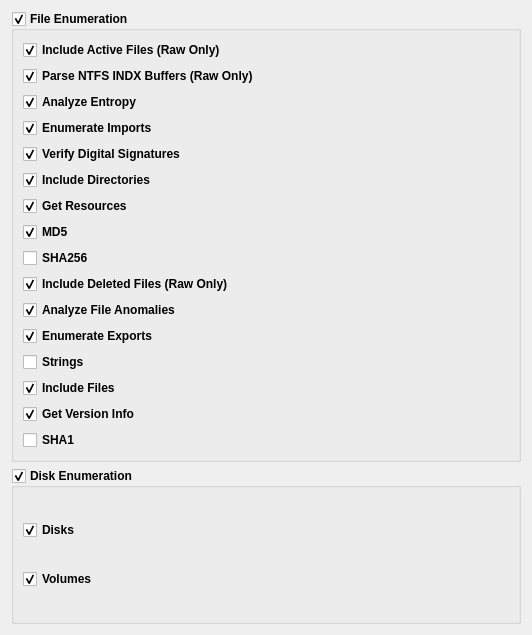
           <widget class="QWidget" name="scrollAreaWidgetContents_5">
            <property name="geometry">
             <rect>
              <x>0</x>
              <y>-176</y>
              <width>532</width>
              <height>635</height>
             </rect>
            </property>
            <layout class="QGridLayout" name="gridLayout_23">
             <item row="0" column="0">
              <widget class="QGroupBox" name="disk_FileEnumeration_group_2">
               <property name="font">
                <font>
                 <pointsize>9</pointsize>
                 <weight>75</weight>
                 <bold>true</bold>
                </font>
               </property>
               <property name="title">
                <string>File Enumeration</string>
               </property>
               <property name="flat">
                <bool>true</bool>
               </property>
               <property name="checkable">
                <bool>true</bool>
               </property>
               <property name="checked">
                <bool>true</bool>
               </property>
               <layout class="QGridLayout" name="gridLayout_24">
                <item row="0" column="0">
                 <widget class="QCheckBox" name="checkBox_115">
                  <property name="text">
                   <string>Include Active Files (Raw Only)</string>
                  </property>
                  <property name="checked">
                   <bool>true</bool>
                  </property>
                 </widget>
                </item>
                <item row="1" column="0">
                 <widget class="QCheckBox" name="checkBox_116">
                  <property name="text">
                   <string>Parse NTFS INDX Buffers (Raw Only)</string>
                  </property>
                  <property name="checked">
                   <bool>true</bool>
                  </property>
                 </widget>
                </item>
                <item row="2" column="0">
                 <widget class="QCheckBox" name="checkBox_117">
                  <property name="text">
                   <string>Analyze Entropy</string>
                  </property>
                  <property name="checked">
                   <bool>true</bool>
                  </property>
                 </widget>
                </item>
                <item row="3" column="0">
                 <widget class="QCheckBox" name="checkBox_118">
                  <property name="text">
                   <string>Enumerate Imports</string>
                  </property>
                  <property name="checked">
                   <bool>true</bool>
                  </property>
                 </widget>
                </item>
                <item row="4" column="0">
                 <widget class="QCheckBox" name="checkBox_119">
                  <property name="text">
                   <string>Verify Digital Signatures</string>
                  </property>
                  <property name="checked">
                   <bool>true</bool>
                  </property>
                 </widget>
                </item>
                <item row="5" column="0">
                 <widget class="QCheckBox" name="checkBox_120">
                  <property name="text">
                   <string>Include Directories</string>
                  </property>
                  <property name="checked">
                   <bool>true</bool>
                  </property>
                 </widget>
                </item>
                <item row="6" column="0">
                 <widget class="QCheckBox" name="checkBox_121">
                  <property name="text">
                   <string>Get Resources</string>
                  </property>
                  <property name="checked">
                   <bool>true</bool>
                  </property>
                 </widget>
                </item>
                <item row="7" column="0">
                 <widget class="QCheckBox" name="checkBox_122">
                  <property name="text">
                   <string>MD5</string>
                  </property>
                  <property name="checked">
                   <bool>true</bool>
                  </property>
                 </widget>
                </item>
                <item row="8" column="0">
                 <widget class="QCheckBox" name="checkBox_123">
                  <property name="text">
                   <string>SHA256</string>
                  </property>
                  <property name="checked">
                   <bool>false</bool>
                  </property>
                 </widget>
                </item>
                <item row="9" column="0">
                 <widget class="QCheckBox" name="checkBox_124">
                  <property name="text">
                   <string>Include Deleted Files (Raw Only)</string>
                  </property>
                  <property name="checked">
                   <bool>true</bool>
                  </property>
                 </widget>
                </item>
                <item row="10" column="0">
                 <widget class="QCheckBox" name="checkBox_125">
                  <property name="text">
                   <string>Analyze File Anomalies</string>
                  </property>
                  <property name="checked">
                   <bool>true</bool>
                  </property>
                 </widget>
                </item>
                <item row="11" column="0">
                 <widget class="QCheckBox" name="checkBox_126">
                  <property name="text">
                   <string>Enumerate Exports</string>
                  </property>
                  <property name="checked">
                   <bool>true</bool>
                  </property>
                 </widget>
                </item>
                <item row="12" column="0">
                 <widget class="QCheckBox" name="checkBox_127">
                  <property name="text">
                   <string>Strings</string>
                  </property>
                 </widget>
                </item>
                <item row="13" column="0">
                 <widget class="QCheckBox" name="checkBox_128">
                  <property name="text">
                   <string>Include Files</string>
                  </property>
                  <property name="checked">
                   <bool>true</bool>
                  </property>
                 </widget>
                </item>
                <item row="14" column="0">
                 <widget class="QCheckBox" name="checkBox_129">
                  <property name="text">
                   <string>Get Version Info</string>
                  </property>
                  <property name="checked">
                   <bool>true</bool>
                  </property>
                 </widget>
                </item>
                <item row="15" column="0">
                 <widget class="QCheckBox" name="checkBox_130">
                  <property name="text">
                   <string>SHA1</string>
                  </property>
                 </widget>
                </item>
               </layout>
              </widget>
             </item>
             <item row="1" column="0">
              <widget class="QGroupBox" name="disk_DiskEnumeration_group_2">
               <property name="font">
                <font>
                 <pointsize>9</pointsize>
                 <weight>75</weight>
                 <bold>true</bold>
                </font>
               </property>
               <property name="title">
                <string>Disk Enumeration</string>
               </property>
               <property name="flat">
                <bool>true</bool>
               </property>
               <property name="checkable">
                <bool>true</bool>
               </property>
               <property name="checked">
                <bool>true</bool>
               </property>
               <layout class="QGridLayout" name="gridLayout_25">
                <item row="0" column="0">
                 <widget class="QCheckBox" name="checkBox_131">
                  <property name="text">
                   <string>Disks</string>
                  </property>
                  <property name="checked">
                   <bool>true</bool>
                  </property>
                 </widget>
                </item>
                <item row="1" column="0">
                 <widget class="QCheckBox" name="checkBox_132">
                  <property name="text">
                   <string>Volumes</string>
                  </property>
                  <property name="checked">
                   <bool>true</bool>
                  </property>
                 </widget>
                </item>
               </layout>
              </widget>
             </item>
            </layout>
           </widget>
